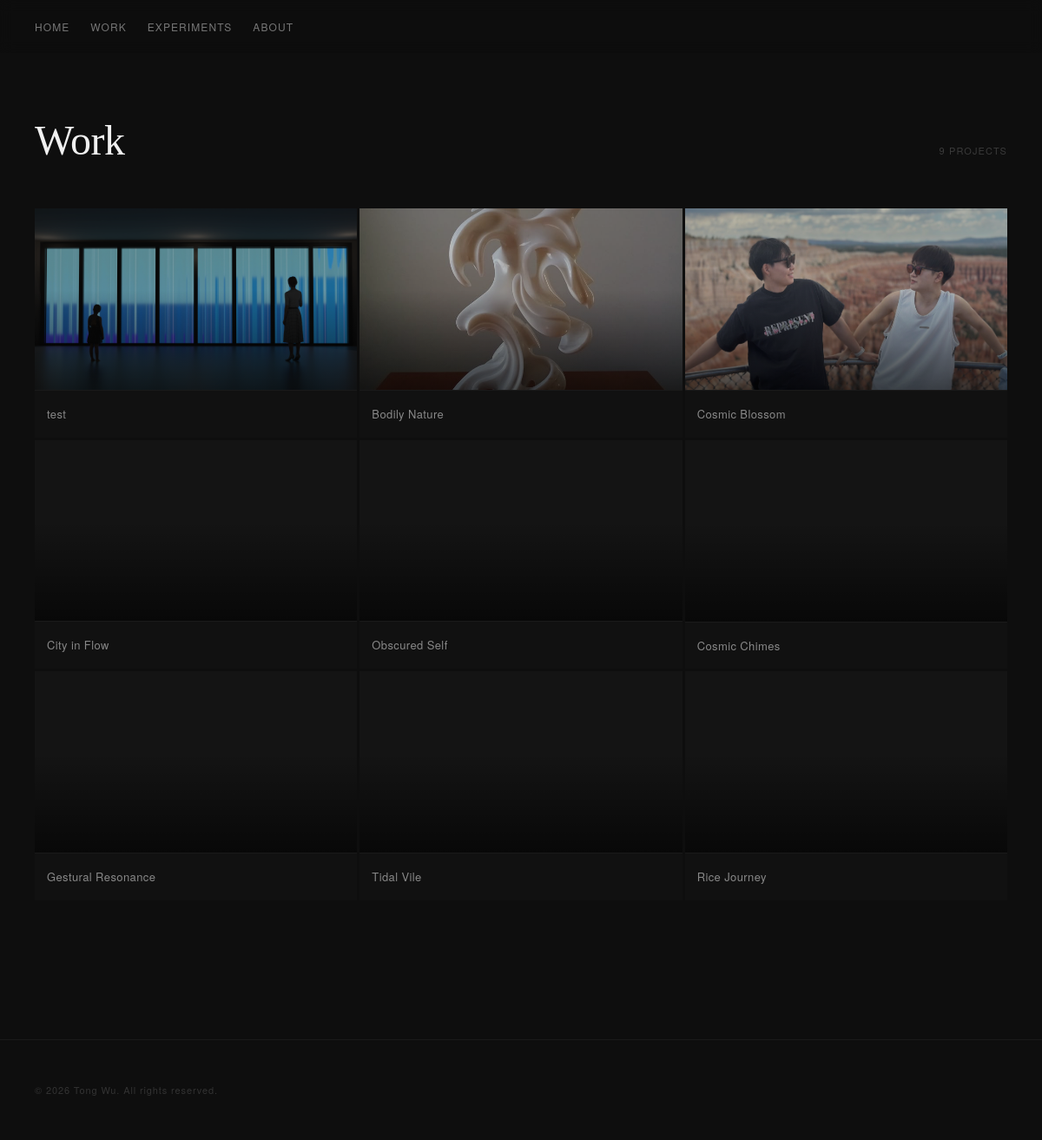
The app's page /projects.php with its own data.
### tables this page shows
CREATE TABLE projects (
    id INTEGER PRIMARY KEY AUTOINCREMENT,
    title TEXT,
    slug TEXT,
    immersion TEXT,
    context TEXT,
    system_text TEXT,
    interaction_text TEXT,
    material TEXT,
    reflection TEXT
, year TEXT, category TEXT, cover_image TEXT, video_url TEXT, is_published INTEGER DEFAULT 1, created_at TEXT, updated_at TEXT, edit_count INTEGER DEFAULT 0, sort_order INTEGER DEFAULT 0, skillset TEXT, exhibition TEXT, location TEXT, sections TEXT, subtitle TEXT);

### src/media.php (called while the page is built, shortened)
<?php
function get_project_media_path(string $slug): string {
    return UPLOADS_ROOT . '/projects/' . $slug;
}
function list_project_media(string $slug): array {
    $path = get_project_media_path($slug);
    return _list_media_files($path);
}
function _list_media_files(string $path): array {
    if (!is_dir($path)) return [];
    $files = [];
    $items = array_diff(scandir($path), ['.', '..']);
    foreach ($items as $item) {
        $full = "$path/$item";
        $rel = '/uploads' . substr($full, strlen(UPLOADS_ROOT));
        $rel = str_replace('\\', '/', $rel);
        $files[] = [
            'name' => $item,
            'url'  => $rel,
            'ext'  => strtolower(pathinfo($item, PATHINFO_EXTENSION)),
            'size' => filesize($full),
        ];
    }
    return $files;
}

### public/projects.php (the view, shortened to what this page needs)
<?php
require_once __DIR__ . '/../src/functions.php';
require_once __DIR__ . '/../src/media.php';
$projects = get_all_projects();
$img_exts = ['jpg','jpeg','png','webp','gif'];
$thumbs   = [];
foreach ($projects as $p) {
    $files = list_project_media($p['slug']);
    foreach ($files as $f) {
        if (preg_match('/^thumb[\-_.]/i', $f['name']) && in_array($f['ext'], $img_exts)) {
            $thumbs[$p['slug']] = $f['url'];
            break;
        }
    }
    if (!isset($thumbs[$p['slug']])) {
        foreach ($files as $f) {
            if (in_array($f['ext'], $img_exts)) {
                $thumbs[$p['slug']] = $f['url'];
                break;
            }
        }
    }
}
render_header('Work');
?>
<div class="work-wrap">
  <div class="work-page-header">
    <h1>Work</h1>
    <span class="work-count"><?= count($projects) ?> projects</span>
  </div>
  <div class="work-grid">
    <?php foreach ($projects as $i => $p):
        $thumb    = $thumbs[$p['slug']] ?? null;
        $featured = ($i === 0) ? ' work-card--featured' : '';
    ?>
    <a href="/p/<?= htmlspecialchars($p['slug']) ?>" class="work-card<?= $featured ?>">
      <div class="work-card-image">
        <?php if ($thumb): ?>
          <img src="<?= htmlspecialchars($thumb) ?>" alt="<?= htmlspecialchars($p['title']) ?>">
        <?php endif; ?>
        <div class="work-card-overlay"></div>
      </div>
      <div class="work-card-meta">
        <span class="work-card-title"><?= htmlspecialchars($p['title']) ?></span>
      </div>
    </a>
    <?php endforeach; ?>
  </div>
</div>
<?php render_footer(); ?>

### src/functions.php (shortened to what this page needs)
<?php
function get_all_projects() {
    $db = get_db();
    $stmt = $db->query("SELECT * FROM projects WHERE is_published = 1 ORDER BY sort_order DESC");
    return $stmt->fetchAll(PDO::FETCH_ASSOC);
}
function render_header($title = '') {
    ?>
    <!doctype html>
    <html lang="en">
    <head>
        <link rel="stylesheet" href="/css/style.css">
    </head>
    <body>
        <nav>
            <div class="nav-links">
                <a href="/">Home</a>
                <a href="/work">Work</a>
                <a href="/experiments">Experiments</a>
                <a href="/about">About</a>
            </div>
        </nav>
        <div class="page-content">
    <?php
}
function render_footer() {
    ?>
        <footer class="site-footer">
            <p class="site-footer-copy">&copy; 2026 Tong Wu. All rights reserved.</p>
        </footer>
        </div>
    </body>
    </html>
    <?php
}

### public/css/style.css (style rules this page uses)
*, *::before, *::after { box-sizing: border-box; margin: 0; padding: 0; }
html { background: #0e0e0e; }
body { background: #0e0e0e; color: #d4d4d4; font-family: 'Georgia', serif; font-size: 17px; line-height: 1.75; -webkit-text-size-adjust: 100%; padding-top: 64px; }
.page-content { transition: opacity 0.45s cubic-bezier(0.22, 1, 0.36, 1), transform 0.45s cubic-bezier(0.22, 1, 0.36, 1); }
.page-content.is-visible { opacity: 1; transform: none; }
img { display: block; max-width: 100%; }
nav { padding: 20px 40px; position: fixed; top: 0; left: 0; right: 0; z-index: 100; background: rgba(14, 14, 14, 0.85); backdrop-filter: blur(8px); -webkit-backdrop-filter: blur(8px); }
.nav-links { display: flex; flex-wrap: wrap; gap: 6px 24px; align-items: center; }
.nav-links a { font-family: 'Helvetica Neue', sans-serif; font-size: 12px; letter-spacing: 0.09em; text-transform: uppercase; color: #777; text-decoration: none; transition: color 0.2s; white-space: nowrap; }
.work-wrap { padding-bottom: 120px; }
.work-page-header { display: flex; align-items: baseline; justify-content: space-between; padding: 56px 40px 36px; }
.work-page-header h1 { font-size: clamp(1.8rem, 4vw, 3rem); font-weight: 400; color: #f0f0f0; letter-spacing: -0.01em; }
.work-count { font-family: 'Helvetica Neue', sans-serif; font-size: 11px; letter-spacing: 0.1em; text-transform: uppercase; color: #3a3a3a; }
.work-grid { display: grid; grid-template-columns: repeat(4, 1fr); gap: 3px; padding: 0 40px; }
.work-card { display: block; text-decoration: none; background: #111; overflow: hidden; }
.work-card-image { position: relative; width: 100%; aspect-ratio: 16 / 9; overflow: hidden; background: #141414; }
.work-card-image img { position: absolute; inset: 0; width: 100%; height: 100%; object-fit: cover; display: block; opacity: 0.7; transition: opacity 0.5s, transform 0.6s; }
.work-card-overlay { position: absolute; inset: 0; background: linear-gradient(to top, rgba(0,0,0,0.6) 0%, transparent 55%); pointer-events: none; }
.work-card-meta { padding: 12px 14px; border-top: 1px solid #1a1a1a; transition: background 0.2s; }
.work-card-title { font-family: 'Helvetica Neue', sans-serif; font-size: 13px; color: #888; letter-spacing: 0.03em; transition: color 0.2s; white-space: nowrap; overflow: hidden; text-overflow: ellipsis; }
@media (max-width: 1380px) { .work-grid { grid-template-columns: repeat(3, 1fr); } }
.site-footer { padding: 48px 40px; border-top: 1px solid #1a1a1a; margin-top: 40px; }
.site-footer-copy { font-family: 'Helvetica Neue', sans-serif; font-size: 11px; letter-spacing: 0.08em; color: #333; }

### src/functions.php (style rules this page uses)
.page-content { opacity: 0.08; transform: translateY(10px); }

### records on screen
projects: slug+title (picture), title "test"
projects: slug (picture), title "Bodily Nature"
projects: slug (picture), title "Cosmic Blossom"
projects: title "City in Flow"
projects: title "Obscured Self"
projects: title "Cosmic Chimes"
projects: title "Gestural Resonance"
projects: title "Tidal Vile"
projects: title "Rice Journey"

### other values on screen
count($projects) "9"
